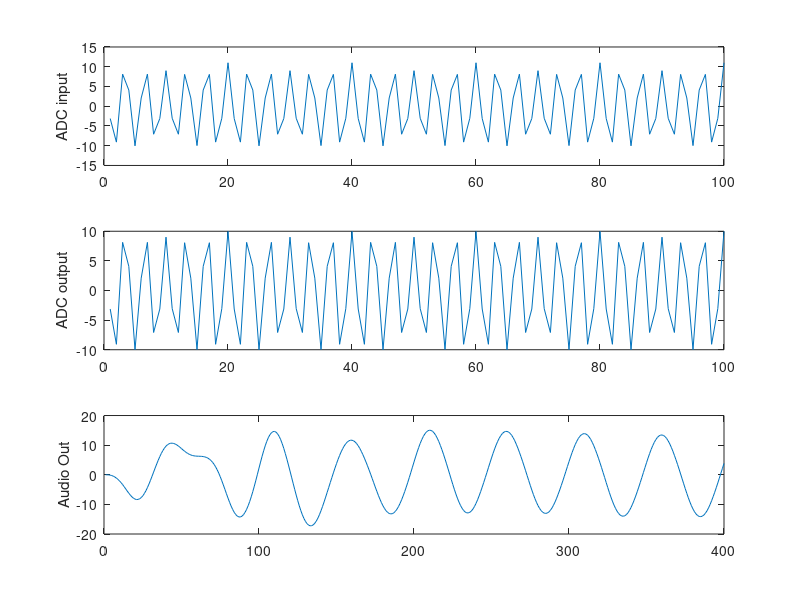
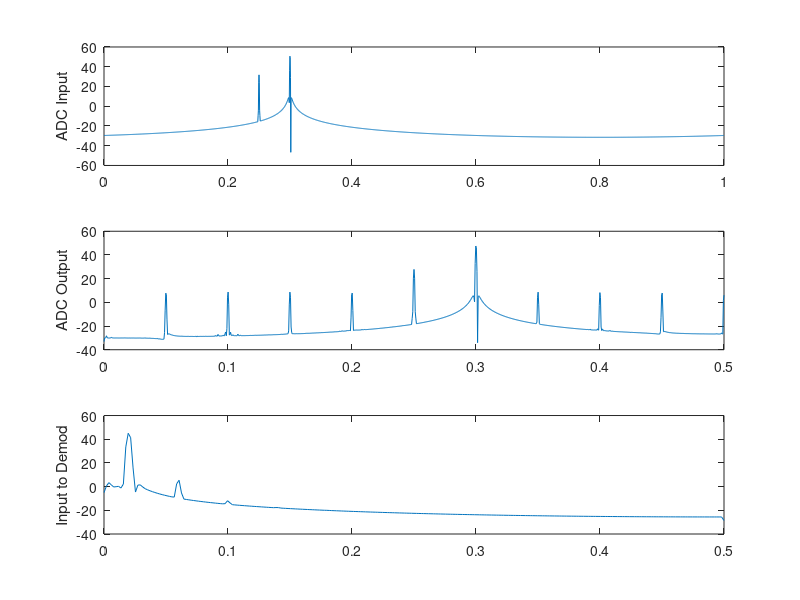

Source code (MATLAB) for these figures, in order:
% twometre_rx.m
% David Rowe
% 28 June 2014
%
% Working and simulations for 2m SDR rx

% Input tuned cct and matching from Fig 2-18(D) Borwick ----------------------------
%
%        /----+----\
%        |    |    |
%        C2   |    |
%        |    |    |
%  /-Rs--+    L    Rl
%  |     |    |    |
% (~)    C1   |    |
%  |     |    |    |
%  \-----+----+----/
%
% Purpose of input tuned cct is:
%   + Zmatch 50 ohms to 1500 ohms
%   + some sort of BPF
%   + have realisable component, e.g. L not too small

input_bpf = 0;

if input_bpf
  C1=68E-12;
  C2=15E-12;
  L=100E-9;
  Rs=50;

  Rl = Rs*(1+C1/C2)^2;
  C=1/(1/C1+1/C2);

  f=1/(2*pi*sqrt(L*C));
  Xl = 2*pi*f*L;
  Q = Rl/Xl;
  BW=f/Q;

  printf("C1 %2.0f pF C2 %2.0f pF L %3.0f nH Rs %2.0f Rl %4.0f f %5.2f MHz BW %3.2f MHz\n", ...
       C1*1E12, C2*1E12, L*1E9, Rs, Rl, f/1E6, BW/1E6);
end

% FM simulation ---------------------------------------------------------
%
% RF signal is mixed down to 0 to 500 kHz
% Analog filter 20dB down at 500 kHz
% Sample real signal Fs=1MS/s with single ADC
% test with interferer 25kHz away and 20dB higher
% complex mix down to baseband
% decimate down to Fs2=25kHz, (+/- 12.5kHz, a single 25kHz FM channel)
% FM demod
%
% TODO
%   [X] set deviation
%   [X] hard limiting
%   [X] FM demod
%   [ ] noise
%   [ ] attenuation
%   [ ] model system gain, and effect of ADC
%   [ ] model interferer, determine how many ADC bits we need
%   [ ] LPF

% regular natural binary quantiser

function index = quantise_value(value, min_value, max_value, num_levels)
  norm = (value - min_value)/(max_value - min_value);
  index = floor(num_levels*norm + 0.5);
  index(find(index < 0)) = 0;
  index(find(index > (num_levels-1))) = num_levels-1;
endfunction

function value = unquantise_value(index, min_value, max_value, num_levels)
  step = (max_value - min_value)/num_levels;
  value = min_value + step*(index);
endfunction 

more off;

% constants -------------------------

Fs = 1E6;
fc = 250E3; wc = 2*pi*fc/Fs;
fm = 1E3; wm = 2*pi*fm/Fs;

f_max_deviation = 5E3; w_max_deviation = 2*pi*f_max_deviation/Fs;
t = 1:1E6;

fi = fc+50E3; wi = 2*pi*fi/Fs;
Ai = 10;

Fs2 = 50E3;
method = 1;
M=Fs/Fs2;
[b,a] = cheby1(8, 1, 20E3/Fs);

clip = 10;
levels = 2^10;

% simulation -------------------------

% signal at input to ADC

mod = cos(wm*t);
wt = wc*t + w_max_deviation*mod;
tx = cos(wt) + j*sin(wt) + Ai*(cos(wi*t) + j*sin(wi*t));
%tx = real(tx);

% simulate ADC (sign bit only)

rx = real(tx);
indexes = quantise_value(rx, -clip, clip, 1024);
rx = unquantise_value(indexes, -clip, clip, 1024);
%rx = sign(real(tx)) + j*sign(imag(tx));

% downconvert to complex baseband and filter/decimate to Fs2

rx_bb   = rx .* exp(-j*wc*t);
rx_filt = filter(b, a, rx_bb);
rx_bb2  = rx_filt(1:M:length(rx_filt));
rx_bb2 = sign(real(rx_bb2)) + j*sign(imag(rx_bb2));

% demodulate 

if method == 1

  % atan first, then differentiate.  However we need to unwrap
  % phase to avoid 0 -> 2*pi jumps which all gets a bit messy

  phase = unwrap(atan2(imag(rx_bb2),real(rx_bb2)));
  demod = M*2*pi*diff(phase);
end

% differentiate phase first in rect coords which avoids trig functions
% and nasty 0 -> 2*pi wrap around and allows approximation to avoid
% trig functions altogether.  Much smarter.

if method == 2

  % multiplying by complex conjugate subtracts phases
  %   exp(ja)*exp(jb)' = exp(ja)*exp(jb)'
  %                    = exp(ja)*exp(-jb)
  %                    = exp(j(b-a))

  l = length(rx_bb2);
  rx_bb_diff = rx_bb2(2:l) .* conj(rx_bb2(1:l-1));

  % for x small, tan(x) = sin(x) = x = imag(exp(jx))

  demod = 2*pi*M*imag(rx_bb_diff);

end

% 300-3000Hz BPF on demodualted audio

[b_bpf a_bpf] = cheby1(4, 2, [300/Fs2 3000/Fs2]);
audio_out = filter(b_bpf, a_bpf, demod);

% plot results --------------------------------------

figure(1)
clf
subplot(311)
plot(real(tx(1:100)))
ylabel('ADC input')
subplot(312)
plot(real(rx(1:100)))
ylabel('ADC output')
subplot(313)
plot(audio_out(1:400))
ylabel('Audio Out')
%axis([1 400 -1 1])

figure(2)
subplot(311)
[p,f] = pwelch(tx);
plot(f,10*log10(p));
ylabel('ADC Input');
subplot(312)
[p,f] = pwelch(rx);
plot(f,10*log10(p));
ylabel('ADC Output')
subplot(313)
[p,f] = pwelch(audio_out);
plot(f,10*log10(p));
ylabel('Input to Demod');

if 0
figure(3)
clf;
H=freqz(b,a,Fs/10);
HdB=20*log10(abs(H));
plot((1:Fs2/10)*10/1000, HdB(1:Fs2/10));
axis([1 Fs2/1000 -40 0]);
grid
end
